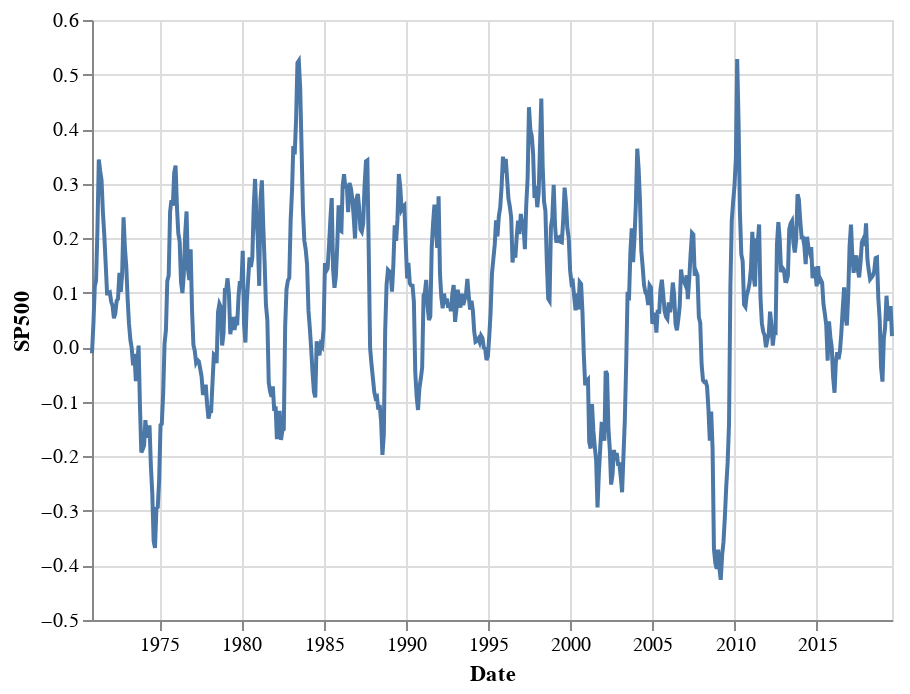

Notebook code cell kept with this figure:
### Code cell
alt.Chart(stock_mkt.reset_index(name='SP500')).mark_line().encode(
    x='Date:T',
    y='SP500:Q'
)

### Figure 1 — Vega-Lite specification as saved in the notebook (floating-point values rounded to 4 significant figures; data arrays with more than 128 entries replaced by an {"elided": "..."} marker saying what was removed)
{"$schema": "https://vega.github.io/schema/vega-lite/v3.3.0.json", "config": {"mark": {"tooltip": null}, "view": {"height": 300, "width": 400}}, "data": {"name": "data-c8469d229ae4750bcbc76f941d709470"}, "datasets": {"data-c8469d229ae4750bcbc76f941d709470": {"elided": "585 records"}}, "encoding": {"x": {"field": "Date", "type": "temporal"}, "y": {"field": "SP500", "type": "quantitative"}}, "mark": "line"}
